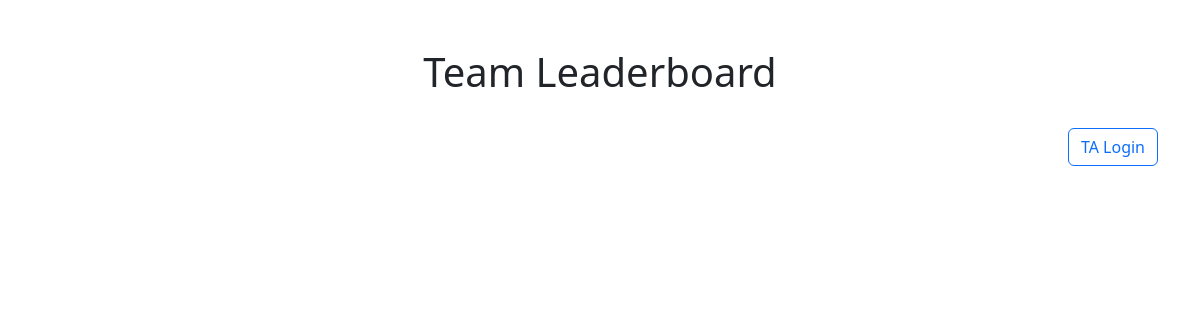
Before: / with the older database file.
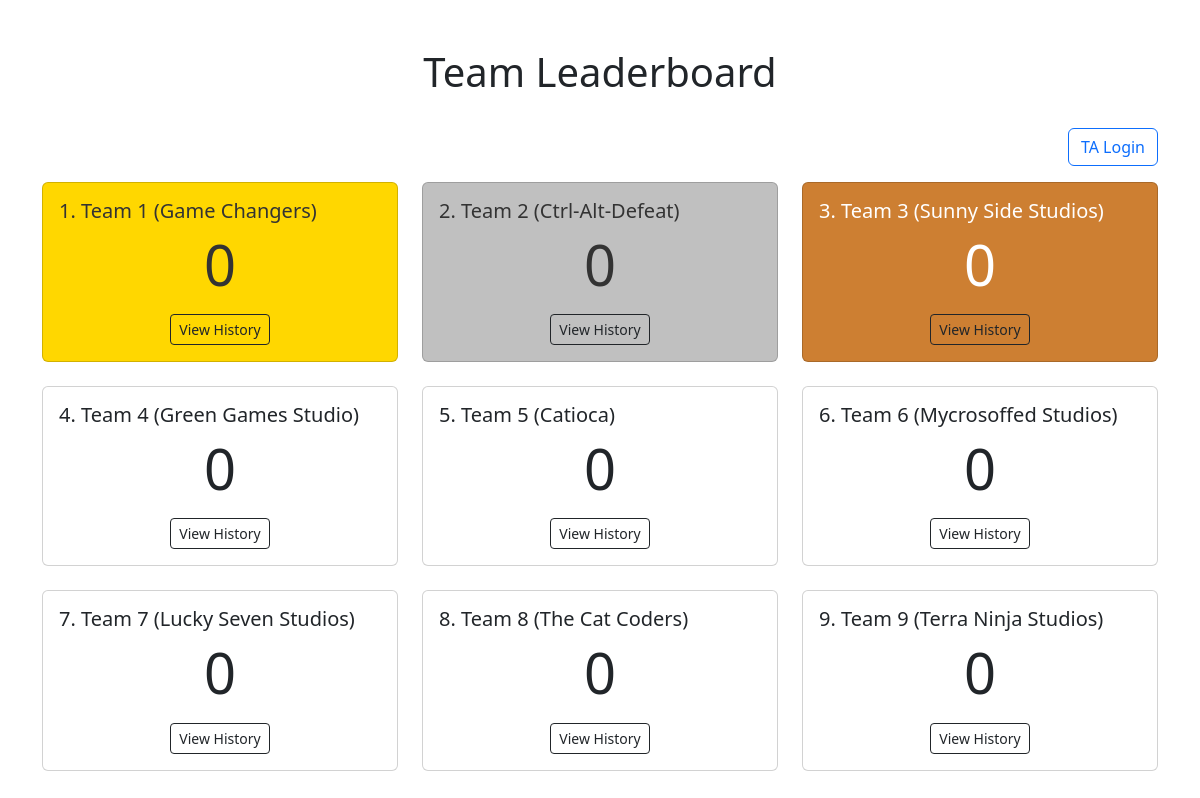
After: the same page with the newer database file.
### tables this page shows
CREATE TABLE teams (
                     id INTEGER PRIMARY KEY AUTOINCREMENT,
                     name TEXT UNIQUE,
                     total_points INTEGER DEFAULT 0);

### app.py (the view)
@app.route('/')
def leaderboard():
    with sqlite3.connect('points.db') as conn:
        c = conn.cursor()
        c.execute("SELECT id, name, total_points FROM teams ORDER BY total_points DESC")
        teams = c.fetchall()
    return render_template('leaderboard.html', teams=teams)

### app.py (called while the page is built)
@app.context_processor
def utility_processor():
    return dict(enumerate=enumerate)

### templates/leaderboard.html (shortened to what this page needs)
<!DOCTYPE html>
<html lang="en">
<head>
    <link rel="stylesheet" href="https://cdn.jsdelivr.net/npm/bootstrap@5.3.0/dist/css/bootstrap.min.css">
</head>
<body>
    <div class="container mt-5">
        <div class="row mb-4">
            <div class="col">
                <h1 class="text-center">Team Leaderboard</h1>
            </div>
        </div>
        <div class="row mb-3">
            <div class="col text-end">
                {% if session.get('is_ta') %}
                    <a href="{{ url_for('add_points') }}" class="btn btn-primary">Add Points</a>
                    <a href="{{ url_for('logout') }}" class="btn btn-outline-secondary">Logout</a>
                {% else %}
                    <a href="{{ url_for('login') }}" class="btn btn-outline-primary">TA Login</a>
                {% endif %}
            </div>
        </div>
        <div class="row row-cols-1 row-cols-md-3 g-4">
            {% for i, team in enumerate(teams, start=1) %}
            <div class="col">
                <div class="card h-100 team-card {% if i == 1 %}rank-1{% elif i == 2 %}rank-2{% elif i == 3 %}rank-3{% endif %}">
                    <div class="card-body">
                        <h5 class="card-title">{{ i }}. {{ team[1] }}</h5>
                        <p class="card-text display-4 text-center">{{ team[2] }}</p>
                        <div class="text-center">
                            <a href="{{ url_for('team_history', team_id=team[0]) }}" class="btn btn-sm btn-outline-dark">View History</a>
                        </div>
                    </div>
                </div>
            </div>
            {% endfor %}
        </div>
    </div>
</body>
</html>

### templates/leaderboard.html (style rules this page uses)
.team-card { transition: transform 0.3s; }
.rank-1 { background-color: gold; color: #333; }
.rank-2 { background-color: silver; color: #333; }
.rank-3 { background-color: #cd7f32; color: white; }

Changed rows visible on the page:
added teams: id "1", name "Team 1 (Game Changers)", total_points "0"
added teams: id "2", name "Team 2 (Ctrl-Alt-Defeat)", total_points "0"
added teams: id "3", name "Team 3 (Sunny Side Studios)", total_points "0"
added teams: id "4", name "Team 4 (Green Games Studio)", total_points "0"
added teams: id "5", name "Team 5 (Catioca)", total_points "0"
added teams: id "6", name "Team 6 (Mycrosoffed Studios)", total_points "0"
added teams: id "7", name "Team 7 (Lucky Seven Studios)", total_points "0"
added teams: id "8", name "Team 8 (The Cat Coders)", total_points "0"
added teams: id "9", name "Team 9 (Terra Ninja Studios)", total_points "0"
